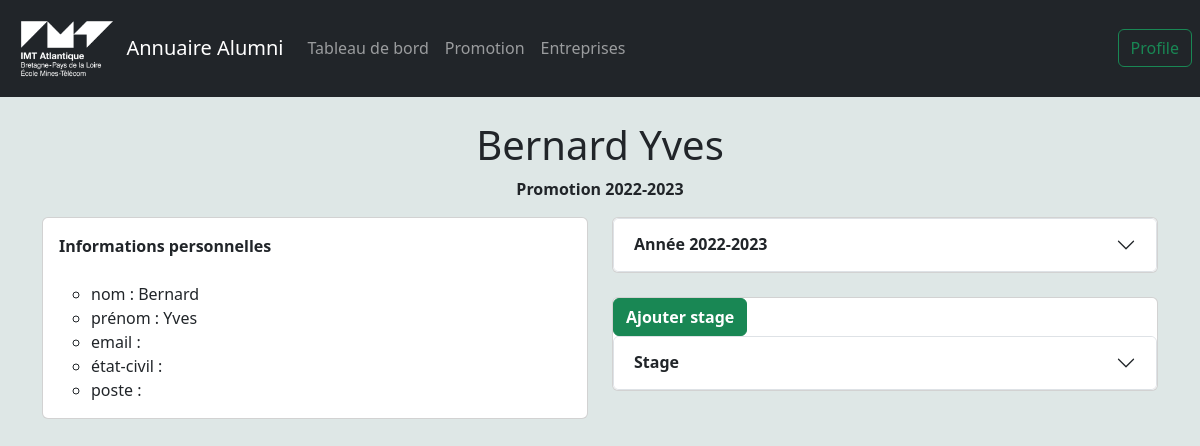
Page /entreprise test2/show/2/ on the earlier database version.
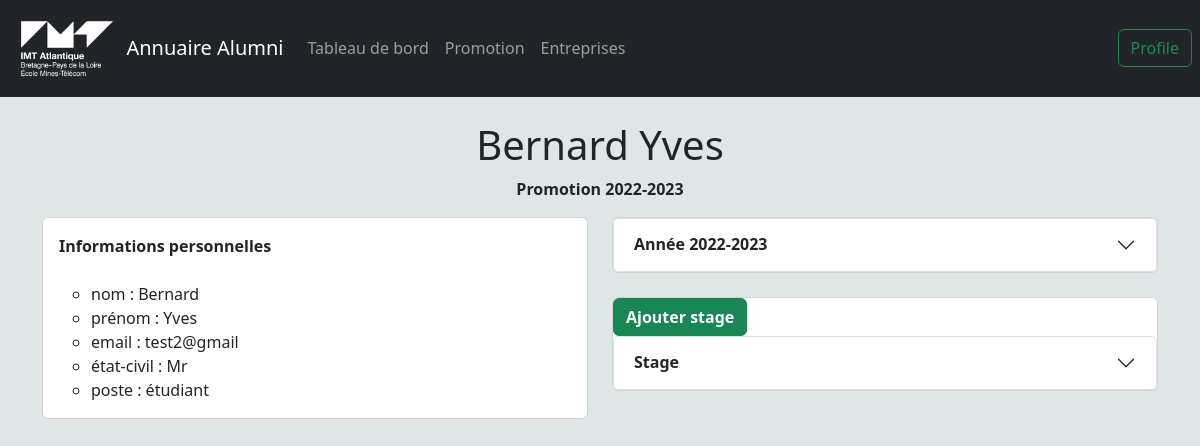
Same page on the later database version.
### database/models.py (models this page shows)
class profile(db.Model):
    student_id = db.Column('id', db.Integer, primary_key=True)
    email = db.Column(db.Text)
    etat_civil = db.Column(db.Text)
    post = db.Column(db.Text)

### app.py (the view)
@app.route("/<string:name>/show/<int:id>/",methods=["GET", "POST"])
def showClientInfo(name,id):
    CanModify = str(id) == name
    ClassProm = getClassProm(id)
    if(ClassProm == None):
        ClassProm = dict()
        ClassProm['year'] = 0
    current_year = datetime.now().year
    Student = getStudentById(id)
    Profil = getProfileByIdStudent(id)
    Taf = getTadOfStudentByStudentId(id)
    Stages = getallStageByStudentId(id)
    lenStage=length_filter(Stages)
    StageEntreprise=[]
    for stage in Stages:
        entreprise_obj = entreprise.query.filter_by(entreprise_id=stage.entreprise_id).first()
        if(entreprise_obj):
            StageEntreprise.append([stage,entreprise_obj.name])
        else:
            StageEntreprise.append([stage,''])
    return render_template('afficherProfileUtilisateur.html', Student=Student,Profil=Profil,Taf=Taf ,id=id,
                           classProm=ClassProm, currentYear=current_year,canModify=CanModify,name=name
                           ,StageEntreprise=StageEntreprise,lenStage=lenStage)

### app.py (called while the page is built)
def length_filter(value):
    return len(value)

### database/querys/Get.py (called while the page is built)
def getStudentById(idStudent):
    Student = student.query.filter_by(student_id=idStudent).first()
    return Student

def getTadOfStudentByStudentId(idStudent):
    StudentTaf = taf_student.query.filter_by(student_id=idStudent).all()
    Tafids = []
    for i in range(len(StudentTaf)):
        Tafids += [taf.query.filter_by(taf_id = StudentTaf[i].taf_id).first()]
    return Tafids

def getClassProm(idStudent):
    ClassProm = class_prom.query.filter_by(student_id=idStudent).first()
    return ClassProm

def getProfileByIdStudent(IdStudent):
    print(IdStudent)
    Profile = profile.query.filter_by(student_id = IdStudent).first()
    return Profile

def getallStageByStudentId(id):
    Stages = stage.query.filter_by(student_id = id).all()
    return Stages

### templates/afficherProfileUtilisateur.html (shortened to what this page needs)
<!DOCTYPE html>
<html lang="en">
<head>
<link href="https://cdn.jsdelivr.net/npm/bootstrap@5.3.0-alpha1/dist/css/bootstrap.min.css"
      rel="stylesheet"
>
    {% import 'accordion_year.jinja2' as ay %}
    {% import 'navBar.jinja2' as nav %}
</head>
<body style="background-color:#dee7e6;">
<header>
            {{ nav.renderNavBar(name,id) }}
</header>
<ul class="container">
    <div class="row">
        <div class="col-12">
            <br>
            <h1 class="text-center">{{ Student.name }} {{ Student.surname }}</h1>
            <p class="text-center">
        <strong>Promotion {{ classProm.year }}-{{classProm.year+1}}</strong>
             </p>
        </div>
    </div>
    <div class="row">
        <div class="col-12 col-md-6">
            <div class="card">
        <div class="card-body">
            <label><strong>Informations personnelles</strong></label>
    <ul>
        <br>
        <li>
    <label>nom : </label>
        {{ Student.name}}
        </li>
        <li>
        <label>prénom :</label>
        {{ Student.surname}}
        </li>
        <li>
        <label for="year">email :</label>
        {{ Profil.email}}
        </li>
        <li>
        <label for="year">état-civil :</label>
        {{ Profil.etat_civil}}
        </li>
        <li>
        <label for="year">poste :</label>
        {{ Profil.post}}
        </li>
    </ul>
</div>
</div>
        </div>
        <div class="col-12 col-md-6">
                <div class="card">
                <div class="accordion" id="accordionExample">
                    {% for i in range(Taf|length) %}
                    {{ay.renderYear(Taf[i].code,classProm.year+i,currentYear)}}
                    {% endfor %}
                </div>
                </div>
                   <br>
            <div class="card">
            <form action="{{ url_for("addStageTab",id=id , name=name)}}" method="get">
                      <button  class="btn btn-success" type="submit"><strong>Ajouter stage</strong></button>
            </form>
                <div class="accordion" id="accordionExample">
  <div class="accordion-item">
    <h2 class="accordion-header" id="headingTwo">
      <button class="accordion-button collapsed" type="button" data-bs-toggle="collapse" data-bs-target="#collapseTwo" aria-expanded="false" aria-controls="collapseTwo">
        <strong>Stage</strong>
      </button>
    </h2>
</div>
                </div>
            </div>
    </div>
</ul>
</body>
</html>

Differences in the rows shown:
added profile: email "test2@gmail", etat_civil "Mr", post "étudiant"
